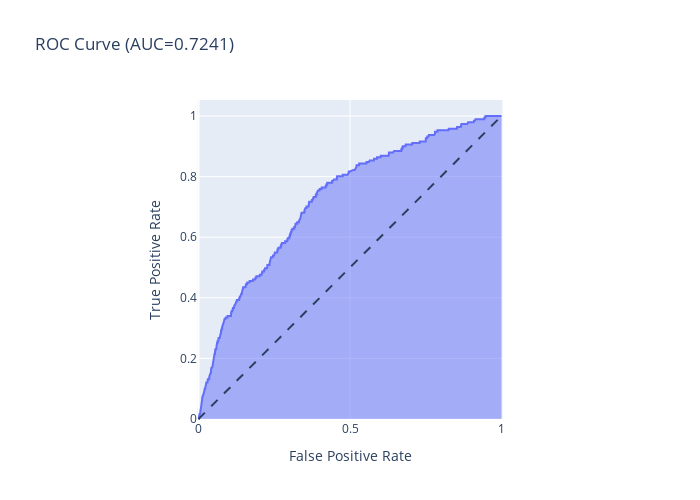

Notebook source saved alongside this figure:
### Code cell
#Plot ROC AUC Curve 
fig = px.area(
    x=fpr, y=tpr,
    title=f'ROC Curve (AUC={auc(fpr, tpr):.4f})',
    labels=dict(x='False Positive Rate', y='True Positive Rate'),
    width=700, height=500
)
fig.add_shape(
    type='line', line=dict(dash='dash'),
    x0=0, x1=1, y0=0, y1=1
)

fig.update_yaxes(scaleanchor="x", scaleratio=1)
fig.update_xaxes(constrain='domain')
fig.show()

### Figure 1 — Plotly figure (JSON) as saved in the notebook; plotly's stock layout.template omitted (floating-point values rounded to 4 significant figures; data arrays with more than 128 entries replaced by an {"elided": "..."} marker saying what was removed)
{"data": [{"hovertemplate": "False Positive Rate=%{x}<br>True Positive Rate=%{y}<extra></extra>", "legendgroup": "", "line": {"color": "#636efa"}, "mode": "lines", "name": "", "orientation": "v", "showlegend": false, "stackgroup": "1", "type": "scatter", "x": {"elided": "1837 float values"}, "xaxis": "x", "y": {"elided": "1837 float values"}, "yaxis": "y"}], "layout": {"height": 500, "legend": {"tracegroupgap": 0}, "shapes": [{"line": {"dash": "dash"}, "type": "line", "x0": 0, "x1": 1, "y0": 0, "y1": 1}], "title": {"text": "ROC Curve (AUC=0.7241)"}, "width": 700, "xaxis": {"anchor": "y", "constrain": "domain", "domain": [0, 1], "title": {"text": "False Positive Rate"}}, "yaxis": {"anchor": "x", "domain": [0, 1], "scaleanchor": "x", "scaleratio": 1, "title": {"text": "True Positive Rate"}}}}
